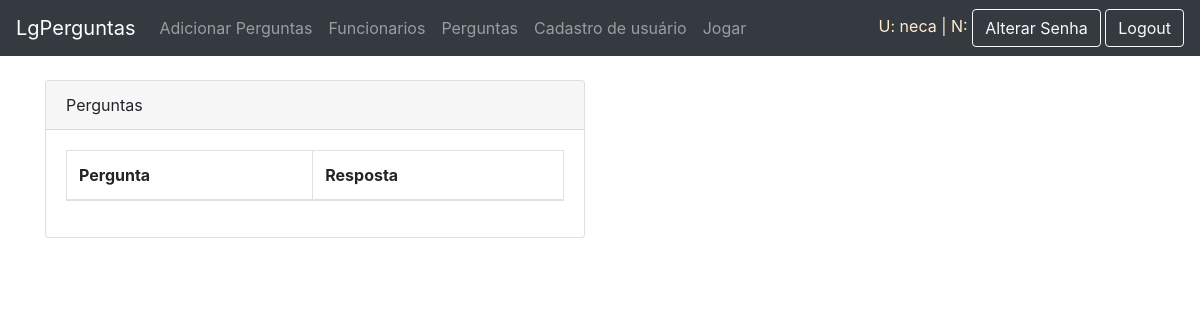
The page /perguntas/ (signed in) on the database as committed earlier.
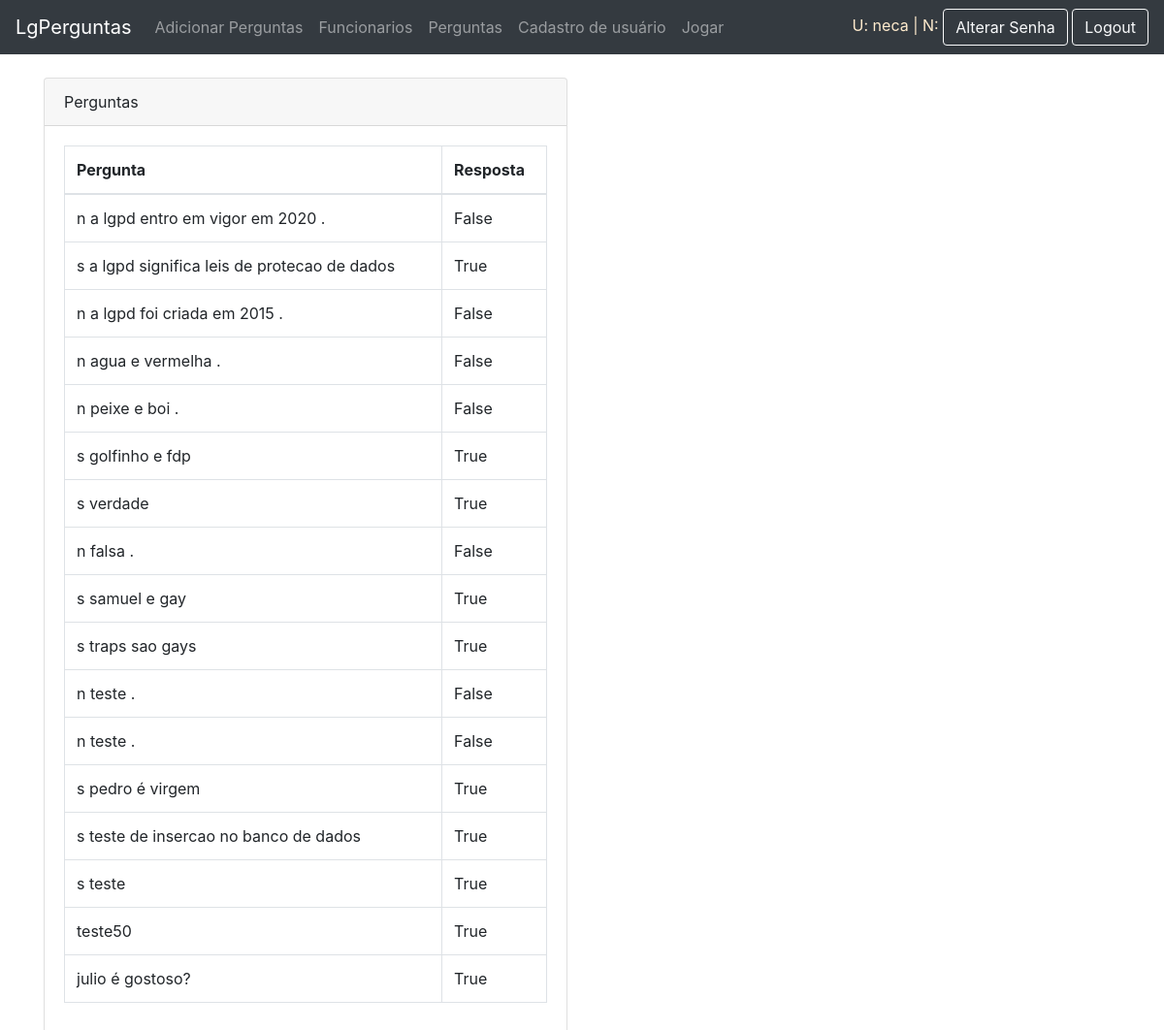
The same page on the database as committed later.
### app/models.py (models this page shows)
class AuthUser(models.Model):
    password = models.CharField(max_length=128)
    last_login = models.DateTimeField(blank=True, null=True)
    is_superuser = models.BooleanField()
    username = models.CharField(unique=True, max_length=150)
    first_name = models.CharField(max_length=128)
    email = models.CharField(max_length=254)
    is_staff = models.BooleanField()
    is_active = models.BooleanField()
    date_joined = models.DateTimeField(auto_now=True)
    last_name = models.CharField(max_length=150)
    class Meta:
        managed = False
        db_table = 'auth_user'

class PerguntaSimples (models.Model):
    empresa = models.ForeignKey(AuthUser, models.DO_NOTHING)
    descricao = models.CharField(max_length=254)
    resposta =  models.BooleanField()
    acertos = models.IntegerField(default = 0)
    erros = models.IntegerField(default = 0)

### app/views.py (the view, shortened to what this page needs)
# urls.py: path('perguntas/',views.perguntas),
@login_required(login_url='/login/')
def perguntas(request):
    data={}
    try:
        data['usuarios']= AuthUser.objects.filter(id=request.user.id)
        usuario = AuthUser.objects.get(id=request.user.id)
    except:
        None
    if request.user.is_superuser and request.user.is_staff:
        try:
            data['perguntas'] = PerguntaSimples.objects.filter(empresa=usuario)
        except:
            None
    return render(request, 'perguntas.html',data)

### app/templates/perguntas.html (shortened to what this page needs)
{% extends 'template.html' %}
{% block content %}
<div class="container" style="margin-top: 10vh;">
	<div class="row">
		<div class="col-md-12 box-container">
			<form action="">
				<div class="form-group">
					<div class="row">
						<div class="col-md-6">
							<div class="card">
								<div class="card-header">
									Perguntas
								</div>
								<div class="card-body">
									<table data-toggle="table" class="table table-bordered">
										<thead>
											<tr>
												<th>Pergunta</th>
												<th>Resposta</th>
											</tr>
										</thead>
										<tbody>
											{% for item in perguntas %}
											<tr>
												<td>
													{{item.descricao}}
												</td>
												<td>
													{{item.resposta}}
												</td>
											</tr>
											{% endfor %}
										</tbody>
									</table>
								</div>
							</div>
						</div>
				</div>
			</form>
		</div>
	</div>
</div>
{% endblock %}

### app/templates/template.html (shortened to what this page needs)
<!doctype html>
<html lang="en">
  <head>
    <link rel="stylesheet" href="https://stackpath.bootstrapcdn.com/bootstrap/4.4.1/css/bootstrap.min.css">
    <link rel="stylesheet" href="https://unpkg.com/bootstrap-table@1.16.0/dist/bootstrap-table.min.css">
  </head>
  <body>
    <nav class="navbar navbar-expand-lg navbar-dark bg-dark mb-3  fixed-top">
  <a class="navbar-brand" href="/">LgPerguntas</a>
  <div class="collapse navbar-collapse" id="navbarSupportedContent">
    <ul class="navbar-nav mr-auto">
      {% if user.is_authenticated %}
        {% if user.is_superuser %}
      <li class="nav-item dropdown">
        <a class="nav-link" href="/perguntas/cadastrar">Adicionar Perguntas</a>
      </li>
        {%endif%}
      {% if user.is_superuser or user.is_staff %}
      <li>
        <a class="nav-link" href="/funcionarios/">Funcionarios</a>
      </li>
      <li>
        <a class="nav-link" href="/perguntas/">Perguntas</a>
      </li>
      <li>
        <a class="nav-link" href="/registro/">Cadastro de usuário</a>
      </li>
      {%endif%}
      <li class="nav-item">
        <a class="nav-link" href="/jogo">Jogar</a>
      </li>
      {% endif %}
    </ul>
      <div class="ml-auto">
        {% if user.is_authenticated %}
        {% for item in usuarios%}
          <h7 style="color: blanchedalmond;">U: {{item.username}} | N: {{item.first_name}}</h7>
        {%endfor%}
        <a class="btn btn-outline-light" href="/altsenha/">Alterar Senha</a>
        <a class="btn btn-outline-light" href="/logout/">Logout</a>
      </div>
    {% endif %}
  </div>
</nav>
    {% block content%}
    {% endblock %}
  </body>
</html>

Rows that differ between the two databases and show on the page:
now on this page (row edited): PerguntaSimples: descricao "n a lgpd entro em vigor em 2020 .", resposta "False"
now on this page (row edited): PerguntaSimples: descricao "s a lgpd significa leis de protecao de dados", resposta "True"
now on this page (row edited): PerguntaSimples: descricao "n a lgpd foi criada em 2015 .", resposta "False"
now on this page (row edited): PerguntaSimples: descricao "n agua e vermelha .", resposta "False"
now on this page (row edited): PerguntaSimples: descricao "n peixe e boi .", resposta "False"
now on this page (row edited): PerguntaSimples: descricao "s golfinho e fdp", resposta "True"
now on this page (row edited): PerguntaSimples: descricao "s verdade", resposta "True"
now on this page (row edited): PerguntaSimples: descricao "n falsa .", resposta "False"
now on this page (row edited): PerguntaSimples: descricao "s samuel e gay", resposta "True"
now on this page (row edited): PerguntaSimples: descricao "s traps sao gays", resposta "True"
now on this page (row edited): PerguntaSimples: descricao "n teste .", resposta "False"
now on this page (row edited): PerguntaSimples: descricao "n teste .", resposta "False"
now on this page (row edited): PerguntaSimples: descricao "s pedro é virgem", resposta "True"
now on this page (row edited): PerguntaSimples: descricao "s teste de insercao no banco de dados", resposta "True"
now on this page (row edited): PerguntaSimples: descricao "s teste", resposta "True"
now on this page (row edited): PerguntaSimples: descricao "teste50", resposta "True"
added PerguntaSimples: descricao "julio é gostoso?", resposta "True"
